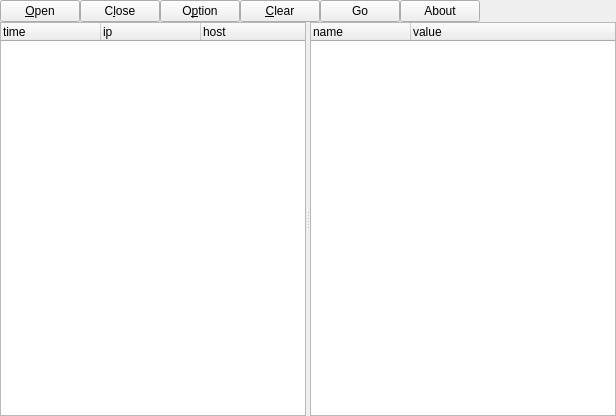
<?xml version="1.0" encoding="UTF-8"?>
<ui version="4.0">
 <class>Widget</class>
 <widget class="QWidget" name="Widget">
  <property name="geometry">
   <rect>
    <x>0</x>
    <y>0</y>
    <width>616</width>
    <height>416</height>
   </rect>
  </property>
  <property name="windowTitle">
   <string>Cookie Sniffer</string>
  </property>
  <layout class="QGridLayout" name="gridLayout">
   <property name="leftMargin">
    <number>0</number>
   </property>
   <property name="topMargin">
    <number>0</number>
   </property>
   <property name="rightMargin">
    <number>0</number>
   </property>
   <property name="bottomMargin">
    <number>0</number>
   </property>
   <property name="spacing">
    <number>0</number>
   </property>
   <item row="0" column="0">
    <layout class="QHBoxLayout" name="horizontalLayout">
     <property name="spacing">
      <number>0</number>
     </property>
     <item>
      <widget class="QPushButton" name="pbOpen">
       <property name="text">
        <string>&amp;Open</string>
       </property>
      </widget>
     </item>
     <item>
      <widget class="QPushButton" name="pbClose">
       <property name="text">
        <string>C&amp;lose</string>
       </property>
      </widget>
     </item>
     <item>
      <widget class="QPushButton" name="pbOption">
       <property name="text">
        <string>O&amp;ption</string>
       </property>
      </widget>
     </item>
     <item>
      <widget class="QPushButton" name="pbClear">
       <property name="text">
        <string>&amp;Clear</string>
       </property>
      </widget>
     </item>
     <item>
      <widget class="QPushButton" name="pbGo">
       <property name="text">
        <string>Go</string>
       </property>
      </widget>
     </item>
     <item>
      <widget class="QPushButton" name="pbAbout">
       <property name="text">
        <string>About</string>
       </property>
      </widget>
     </item>
     <item>
      <spacer name="horizontalSpacer">
       <property name="orientation">
        <enum>Qt::Horizontal</enum>
       </property>
       <property name="sizeHint" stdset="0">
        <size>
         <width>40</width>
         <height>20</height>
        </size>
       </property>
      </spacer>
     </item>
    </layout>
   </item>
   <item row="1" column="0">
    <widget class="QSplitter" name="splitter">
     <property name="orientation">
      <enum>Qt::Horizontal</enum>
     </property>
     <widget class="QTreeWidget" name="twCookie">
      <column>
       <property name="text">
        <string>time</string>
       </property>
      </column>
      <column>
       <property name="text">
        <string notr="true">ip</string>
       </property>
      </column>
      <column>
       <property name="text">
        <string>host</string>
       </property>
      </column>
     </widget>
     <widget class="QTreeWidget" name="twDetail">
      <column>
       <property name="text">
        <string notr="true">name</string>
       </property>
      </column>
      <column>
       <property name="text">
        <string>value</string>
       </property>
      </column>
     </widget>
    </widget>
   </item>
  </layout>
 </widget>
 <layoutdefault spacing="6" margin="11"/>
 <tabstops>
  <tabstop>pbOpen</tabstop>
  <tabstop>pbClose</tabstop>
  <tabstop>pbOption</tabstop>
  <tabstop>pbClear</tabstop>
  <tabstop>pbGo</tabstop>
  <tabstop>pbAbout</tabstop>
  <tabstop>twCookie</tabstop>
  <tabstop>twDetail</tabstop>
 </tabstops>
 <resources/>
 <connections/>
</ui>
